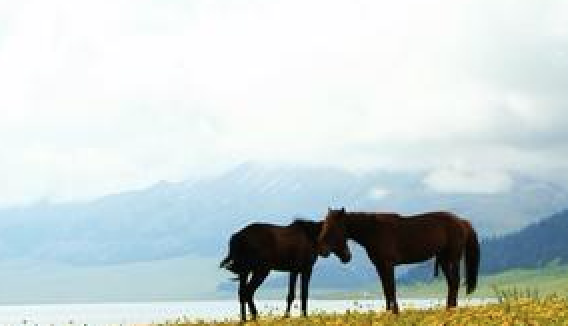
//> input picture Chapter3/horses.jpg, 568 x 326 px
$ ./test_poly_roi horses.jpg   (built with g++ and OpenCV 4)
//> lines starting //> are read from the running program, lines starting //| are printed output that depends on the picture; after the words box and inside, x2 and y2 are one past the last pixel; in counts of white or black regions, pixels touching at a corner belong together
/*
 *
 * 功能：实现不规则图像的ROI分析区域
 *
 */

#include <iostream>
#include <stdio.h>
#include <stdlib.h>

#include <vector>

#include <opencv2/core/core.hpp>
#include <opencv2/imgproc/imgproc.hpp>
#include <opencv2/highgui/highgui.hpp>

#define random(x) (rand()%x)

typedef std::vector<cv::Point> Contour; //定义有若干个点组成的封闭轮廓

int main(int argc,char* argv[]){

	//读入一张图片作为背景图片
	cv::Mat bg_image = cv::imread(argv[1]);
//> bg_image is the input picture: 326 rows x 568 cols, CV_8UC3; mean B, G, R 210.4, 210.9, 200.1

	//创建一个和背景图片一样大小的掩码
	cv::Mat mask(bg_image.rows,bg_image.cols,CV_8UC1);
	//矩阵置0
	mask = mask.zeros(mask.size(),mask.type());

	//创建不规则图形，用点集来表示
	std::vector<Contour> contours;

	//创建不规则图形的每个点(顺时针)
	Contour sub_contours;
	//每次生成不一样的随机数
	srand(unsigned(time(0)));
	//获取每一个随机点
	for(int i=0;i<6;i++){
		cv::Point pt(random(bg_image.cols),random(bg_image.rows));
		sub_contours.push_back(pt);
	}
	contours.push_back(sub_contours);

	//生成掩码(下节课和findContours函数一起讲解)
	//参数2的类型:std::vector<std::vector<cv::Point> >
	cv::drawContours(mask,contours,-1, cv::Scalar(255), CV_FILLED,8);
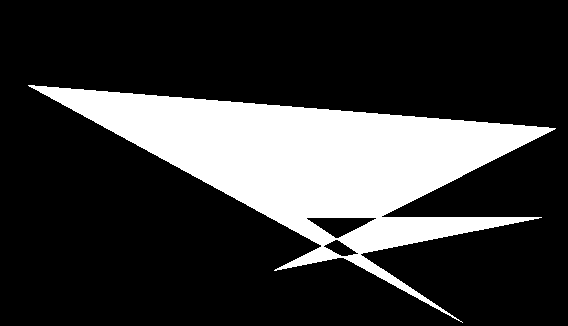
//> mask: 326 rows x 568 cols, CV_8UC1; 22.1% white; 1 white region, box (x1, y1, x2, y2) and area: (28, 85, 556, 323) 40888

	//创建合成后的矩阵
	cv::Mat dst;

	bg_image.copyTo(dst,mask);
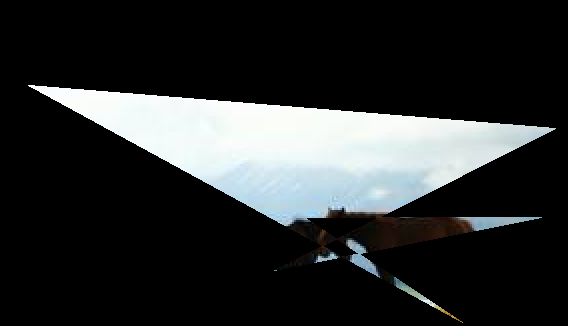
//> dst: 326 rows x 568 cols, CV_8UC3; mean B, G, R 47, 46.6, 44.3

	cv::imshow("dst",dst);

	cv::waitKey(0);

}
